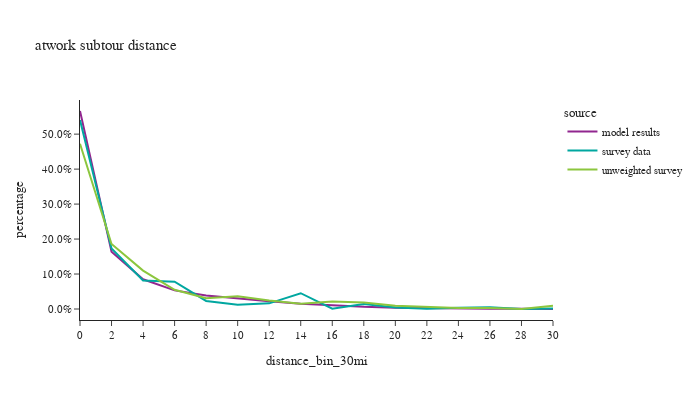

This figure's notebook cell:
### Code cell
df_plot = atwork_subtour.loc[atwork_subtour['distance_bin_30mi'].notna()].groupby(['source','distance_bin_30mi'])['tour_weight'].sum().reset_index()
df_plot['percentage'] = df_plot.groupby(['source'], group_keys=False)['tour_weight']. \
    apply(lambda x: x / float(x.sum()))

fig2 = px.line(df_plot, x='distance_bin_30mi', y="percentage", color="source", title="atwork subtour distance")
fig2.for_each_annotation(lambda a: a.update(text = a.text.split("=")[-1]))
fig2.update_layout(height=400, width=700, font=dict(size=11), yaxis=dict(tickformat=".1%"))
fig2.show()

### Figure 1 — Plotly figure (JSON) as saved in the notebook; plotly's stock layout.template omitted (floating-point values rounded to 4 significant figures)
{"data": [{"hovertemplate": "source=model results<br>distance_bin_30mi=%{x}<br>percentage=%{y}<extra></extra>", "legendgroup": "model results", "line": {"color": "#91268F", "dash": "solid"}, "marker": {"symbol": "circle"}, "mode": "lines", "name": "model results", "orientation": "v", "showlegend": true, "type": "scatter", "x": ["0", "2", "4", "6", "8", "10", "12", "14", "16", "18", "20", "22", "24", "26", "28", "30"], "xaxis": "x", "y": [0.5661, 0.1636, 0.08488, 0.05323, 0.0389, 0.03026, 0.02208, 0.01524, 0.00996, 0.006148, 0.003751, 0.002403, 0.001529, 0.0009997, 0.0005992, 0.0002935], "yaxis": "y"}, {"hovertemplate": "source=survey data<br>distance_bin_30mi=%{x}<br>percentage=%{y}<extra></extra>", "legendgroup": "survey data", "line": {"color": "#00A7A0", "dash": "solid"}, "marker": {"symbol": "circle"}, "mode": "lines", "name": "survey data", "orientation": "v", "showlegend": true, "type": "scatter", "x": ["0", "2", "4", "6", "8", "10", "12", "14", "16", "18", "20", "22", "24", "26", "28", "30"], "xaxis": "x", "y": [0.5403, 0.173, 0.08176, 0.07825, 0.02305, 0.01227, 0.01617, 0.04516, 0.0008608, 0.01424, 0.004145, 0.0006568, 0.003402, 0.005153, 0.0, 0.001553], "yaxis": "y"}, {"hovertemplate": "source=unweighted survey<br>distance_bin_30mi=%{x}<br>percentage=%{y}<extra></extra>", "legendgroup": "unweighted survey", "line": {"color": "#8CC63E", "dash": "solid"}, "marker": {"symbol": "circle"}, "mode": "lines", "name": "unweighted survey", "orientation": "v", "showlegend": true, "type": "scatter", "x": ["0", "2", "4", "6", "8", "10", "12", "14", "16", "18", "20", "22", "24", "26", "28", "30"], "xaxis": "x", "y": [0.4726, 0.186, 0.1098, 0.05488, 0.03049, 0.03659, 0.02439, 0.01524, 0.02134, 0.01829, 0.009146, 0.006098, 0.003049, 0.003049, 0.0, 0.009146], "yaxis": "y"}], "layout": {"font": {"size": 11}, "height": 400, "legend": {"title": {"text": "source"}, "tracegroupgap": 0}, "title": {"text": "atwork subtour distance"}, "width": 700, "xaxis": {"anchor": "y", "domain": [0.0, 1.0], "title": {"text": "distance_bin_30mi"}}, "yaxis": {"anchor": "x", "domain": [0.0, 1.0], "tickformat": ".1%", "title": {"text": "percentage"}}}}
